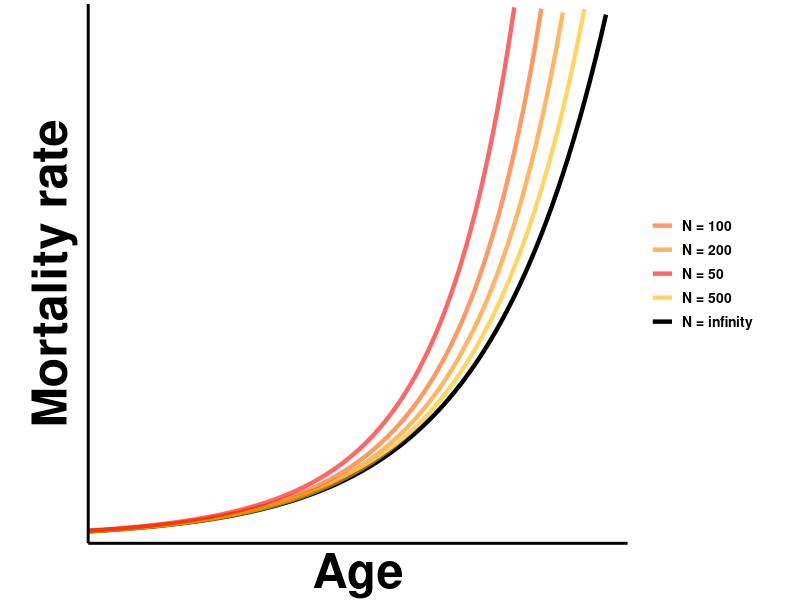
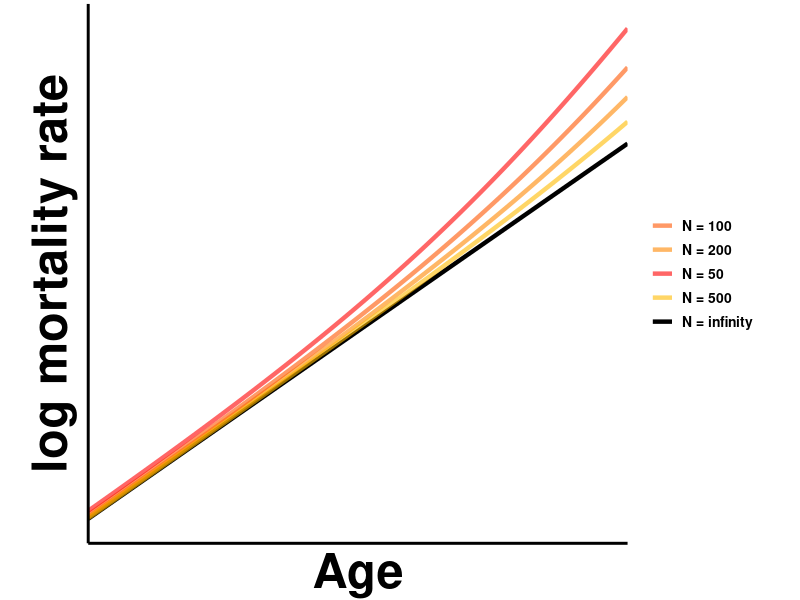

These charts were generated, in order, by the following R code:
############################
# Compare how the deterministic predictions compare to
# expected trajectory of finite N (stochastic) systems that we got from Ito
# for the Tithonus model
# This code reproduces Fig 2C and 2D of Bhat and Kokko 2026,
# "Stochastic failure accumulation as a foundation for exponential mortality and selective disappearance"
# Written by Shikhara Bhat
# JGU Mainz, Germany
# Date: Mon Oct 06 20:33:41 2025
###########################
library(ggplot2) #for plotting


##########################
#Define the curves we want to plot
# we are using failures: f ---> f + 1/N at rate r_+ = (1-f)*(2phi + kr f)
#              repair:   f ---> f - 1/N at rate r_- = (1-f)*phi
#
# thus the failure rule is r_+ - r_- = (1-f)*(phi + kr f)
# and the turnover is (r_+ + r_-) = (1-f)*(3phi + kr).

#The Gompertz-Makeham curve M + a*exp(bt)
gompertz_makeham <- function(t,phi,k,mu_e,chi,f0){
  
  #composite variables for convenience
  alpha <- phi + k*f0
  beta <- phi + k
  
  #from our analytics
  M <- mu_e - (chi*phi)/(k+phi)
  a <- chi*alpha/((k+phi)*(1-f0))
  
  return (M + a*exp(beta*t))
}


# the N to infinity prediction
inf_N_solution <- function(t,phi,k,mu_e,chi,f0,N){
  
  #composite variables for convenience
  alpha <- phi + k*f0
  beta <- phi + k
  
  numerator <- (alpha*exp(beta*t))-phi*(1-f0)
  denominator <- beta + alpha*(exp(beta*t)-1)
  
  #analytical solution
  f <- numerator/denominator
  
  intr_mort <- f/(1-f) 
  return (mu_e + chi*intr_mort)
}


dmu <- function(t,phi,k,chi,f0,N){
  
  #composite variables for convenience
  alpha <- phi + k*f0
  beta <- phi + k
  
  numerator <- (alpha*exp(beta*t))-phi*(1-f0)
  denominator <- beta + alpha*(exp(beta*t)-1)
  
  #analytical solution
  f <- numerator/denominator
  
  r <- (1-f)*(phi+k*f)
  tau <- (1-f)*(3*phi + k)
  
  muprime <- chi/((1-f)^2)
  
  mudoubleprime <- 2*chi/((1-f)^3)
  
  
  return (r*muprime + (tau*mudoubleprime/(2*N)))
}

#for N < \infty we'll just solve it numerically
expected_finite_N_solution <- function(t,phi,k,mu_e,chi,f0,N){
  
  intrinsic_mort <- integrate(dmu, lower=0, upper = t, phi=phi,k=k,chi=chi,f0=f0,N=N)$value
  
  return (mu_e +  intrinsic_mort)
}

expected_finite_N_solution <- Vectorize(expected_finite_N_solution)


###############################
#Plotting

#define parameters
#X and Y axis scales are unparameterized/arbitrary anyway.
my_params <- list(phi = 0.001, #intrinsic failure (constant component)
                  k = 0.1, #interdependence rate (coefficient of linear component)
                  mu_e = 1e-5, #extrinsic mortality
                  chi = 0.2,   #how strongly failures impact mortality
                  f0 = 0.01 #initial condition
)

#base layer. Control the axis limits and padding here. Limits chosen here are arbitrary.
lineplot <- ggplot() + scale_x_continuous(limits = c(50,95), expand = c(0,0))
lineplot <- lineplot + scale_y_continuous(limits = c(-0.5,50), expand = c(0,0))


###########################
#Plot on a linear scale


#lineplot <- lineplot + geom_function(fun=gompertz_makeham, args = my_params,aes(color='Gompertz-Makeham'),linetype='dashed',linewidth=2,linetype = 'dashed')
lineplot <- lineplot + geom_function(fun=inf_N_solution, args = c(my_params,N=Inf),aes(color='N = infinity'),linewidth=1.5, alpha = 1)
lineplot <- lineplot + geom_function(fun=expected_finite_N_solution, args = c(my_params,N=200),aes(color='N = 200'),linewidth=1.5, alpha = 0.6)
lineplot <- lineplot + geom_function(fun=expected_finite_N_solution, args = c(my_params,N=100),aes(color='N = 100'),linewidth=1.5, alpha = 0.6)
lineplot <- lineplot + geom_function(fun=expected_finite_N_solution, args = c(my_params,N=500),aes(color='N = 500'),linewidth=1.5, alpha = 0.6)
lineplot <- lineplot + geom_function(fun=expected_finite_N_solution, args = c(my_params,N=50),aes(color='N = 50'),linewidth=1.5, alpha = 0.6)

#add a vertical line for plateau time
#lineplot <- lineplot + geom_vline(xintercept = plateau_time(phi=0.08,f0=0,kr=7.92),linetype='dotted',linewidth=2,alpha=0.6, color='#666666')

#add a legend
lineplot <- lineplot + scale_color_manual(values =  c('N = infinity'='#000000',
                                                      'N = 50'='#ff0000',
                                                      'N = 100'='#ff5500',
                                                      'N = 200'='#ff8800',
                                                      'N = 500'='#ffbb00'
                                                      ))


# #aesthetics
lineplot <- lineplot + theme_light() + xlab('Age') + ylab("Mortality rate")
lineplot <- lineplot + theme(panel.border = element_blank(), axis.line = element_line(colour = "black",linewidth=1), panel.grid.major = element_blank(), panel.grid.minor = element_blank())
#lineplot <- lineplot + theme(axis.text = element_text(face = 'bold', color = 'black',size = 30)) #in case we want numbers on the axes
lineplot <- lineplot + theme(axis.title = element_text(face = 'bold',color = 'black',size = 35))
lineplot <- lineplot + theme(legend.text = element_text(face = 'bold', color = 'black',size = 10))
lineplot <- lineplot + theme(aspect.ratio = 1) #set aspect ratio
lineplot <- lineplot + theme(legend.title=element_blank()) #remove legend title
lineplot <- lineplot + theme(axis.ticks.length = unit(.15, "cm")) + theme(axis.ticks = element_line(color='black',linewidth=0.5))
#plot margins are to be provided in the order top, right, bottom, left
lineplot <- lineplot + theme(plot.margin = margin(0.1, 1, ,0.8 , "cm"))

#Remove the numeric values on the x and y axes (because we don't care about the actual numbers)
lineplot <- lineplot + theme(axis.text.x=element_blank(),
                             axis.ticks.x=element_blank(),
                             axis.text.y=element_blank(),
                             axis.ticks.y=element_blank())

lineplot
# 
# suppressWarnings(print(lineplot)) #view the plot
#
# #uncomment below to save the figure as an SVG
#ggsave(file='./output/fig_2C.svg', plot=lineplot, width=10, height=10)
 
# #################################
# #also plot the same curves on a log scale
# 
#transform to log scale
logplot <- lineplot + scale_y_continuous(trans='log') + ylab("log mortality rate")
logplot
# 
# #suppressWarnings(print(logplot)) #view the plot
# 
# #uncomment below to save the figure as an SVG
#ggsave(file='./output/fig_2D.svg', plot=logplot, width=10, height=10)
